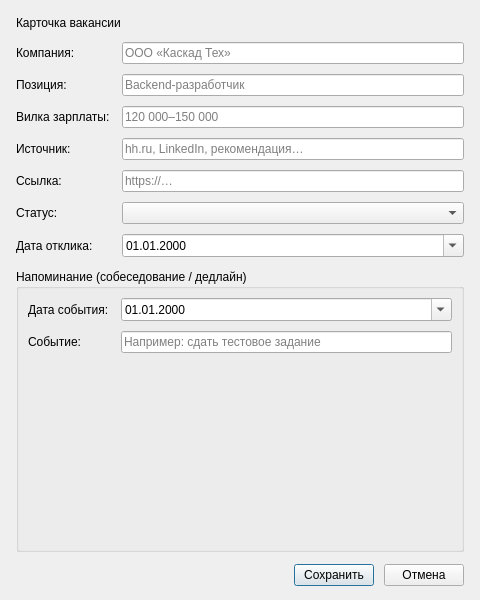
<?xml version="1.0" encoding="UTF-8"?>
<ui version="4.0">
 <class>JobDialog</class>
 <widget class="QDialog" name="JobDialog">
  <property name="geometry">
   <rect><x>0</x><y>0</y><width>480</width><height>600</height></rect>
  </property>
  <property name="minimumSize">
   <size><width>440</width><height>560</height></size>
  </property>
  <property name="windowTitle"><string>Карточка вакансии</string></property>
  <layout class="QVBoxLayout" name="mainLayout" stretch="0,0,1,0">
   <property name="leftMargin"><number>16</number></property>
   <property name="topMargin"><number>16</number></property>
   <property name="rightMargin"><number>16</number></property>
   <property name="bottomMargin"><number>14</number></property>
   <property name="spacing"><number>12</number></property>
   <item>
    <widget class="QLabel" name="lblHeader">
     <property name="text"><string>Карточка вакансии</string></property>
    </widget>
   </item>
   <item>
    <layout class="QFormLayout" name="formLayout">
     <property name="horizontalSpacing"><number>12</number></property>
     <property name="verticalSpacing"><number>10</number></property>
     <item row="0" column="0">
      <widget class="QLabel" name="lblCompany">
       <property name="text"><string>Компания:</string></property>
      </widget>
     </item>
     <item row="0" column="1">
      <widget class="QLineEdit" name="edtCompany">
       <property name="placeholderText"><string>ООО «Каскад Тех»</string></property>
      </widget>
     </item>
     <item row="1" column="0">
      <widget class="QLabel" name="lblPosition">
       <property name="text"><string>Позиция:</string></property>
      </widget>
     </item>
     <item row="1" column="1">
      <widget class="QLineEdit" name="edtPosition">
       <property name="placeholderText"><string>Backend-разработчик</string></property>
      </widget>
     </item>
     <item row="2" column="0">
      <widget class="QLabel" name="lblSalary">
       <property name="text"><string>Вилка зарплаты:</string></property>
      </widget>
     </item>
     <item row="2" column="1">
      <widget class="QLineEdit" name="edtSalary">
       <property name="placeholderText"><string>120 000–150 000</string></property>
      </widget>
     </item>
     <item row="3" column="0">
      <widget class="QLabel" name="lblSource">
       <property name="text"><string>Источник:</string></property>
      </widget>
     </item>
     <item row="3" column="1">
      <widget class="QLineEdit" name="edtSource">
       <property name="placeholderText"><string>hh.ru, LinkedIn, рекомендация…</string></property>
      </widget>
     </item>
     <item row="4" column="0">
      <widget class="QLabel" name="lblLink">
       <property name="text"><string>Ссылка:</string></property>
      </widget>
     </item>
     <item row="4" column="1">
      <widget class="QLineEdit" name="edtLink">
       <property name="placeholderText"><string>https://…</string></property>
      </widget>
     </item>
     <item row="5" column="0">
      <widget class="QLabel" name="lblStatus">
       <property name="text"><string>Статус:</string></property>
      </widget>
     </item>
     <item row="5" column="1">
      <widget class="QComboBox" name="cmbStatus"/>
     </item>
     <item row="6" column="0">
      <widget class="QLabel" name="lblResponseDate">
       <property name="text"><string>Дата отклика:</string></property>
      </widget>
     </item>
     <item row="6" column="1">
      <widget class="QDateEdit" name="dateResponse">
       <property name="calendarPopup"><bool>true</bool></property>
       <property name="displayFormat"><string>dd.MM.yyyy</string></property>
      </widget>
     </item>
    </layout>
   </item>
   <item>
    <widget class="QGroupBox" name="grpReminder">
     <property name="title"><string>Напоминание (собеседование / дедлайн)</string></property>
     <layout class="QFormLayout" name="reminderLayout">
      <property name="horizontalSpacing"><number>12</number></property>
      <property name="verticalSpacing"><number>10</number></property>
      <item row="0" column="0">
       <widget class="QLabel" name="lblEventDate">
        <property name="text"><string>Дата события:</string></property>
       </widget>
      </item>
      <item row="0" column="1">
       <widget class="QDateEdit" name="dateEvent">
        <property name="calendarPopup"><bool>true</bool></property>
        <property name="displayFormat"><string>dd.MM.yyyy</string></property>
       </widget>
      </item>
      <item row="1" column="0">
       <widget class="QLabel" name="lblEvent">
        <property name="text"><string>Событие:</string></property>
       </widget>
      </item>
      <item row="1" column="1">
       <widget class="QLineEdit" name="edtEvent">
        <property name="placeholderText"><string>Например: сдать тестовое задание</string></property>
       </widget>
      </item>
     </layout>
    </widget>
   </item>
   <item>
    <layout class="QHBoxLayout" name="buttonsLayout" stretch="1,0">
     <property name="spacing"><number>10</number></property>
     <item>
      <widget class="QWidget" name="btnStretch"/>
     </item>
     <item>
      <layout class="QHBoxLayout" name="buttonsInner" stretch="0,0">
       <property name="spacing"><number>10</number></property>
       <item>
        <widget class="QPushButton" name="btnOk">
         <property name="text"><string>Сохранить</string></property>
        </widget>
       </item>
       <item>
        <widget class="QPushButton" name="btnCancel">
         <property name="text"><string>Отмена</string></property>
        </widget>
       </item>
      </layout>
     </item>
    </layout>
   </item>
  </layout>
 </widget>
 <resources/>
 <connections/>
</ui>
